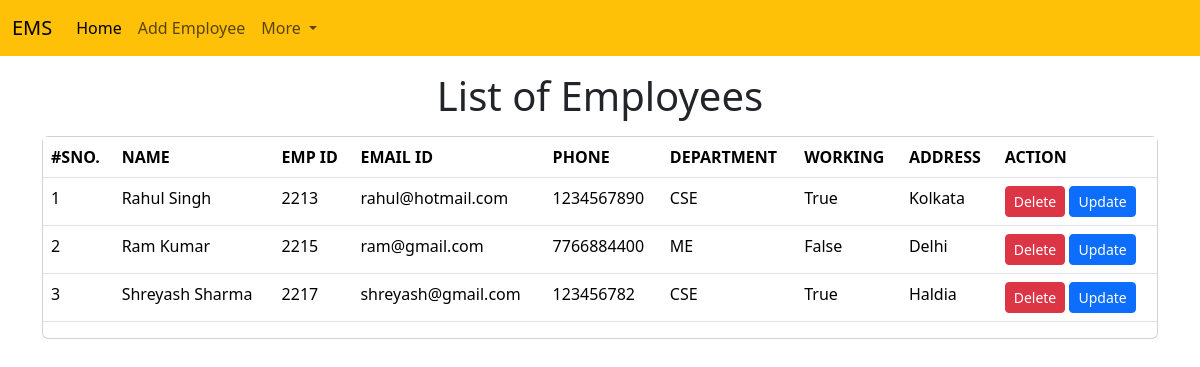
The app's page /emp_temp/home/ with its own data.
### emp/models.py (models this page shows, shortened)
class Emp(models.Model):
    name=models.CharField(max_length=200)
    emp_id=models.CharField(max_length=200)
    email_id=models.EmailField(max_length=100)
    phone=models.CharField(max_length=10)
    address=models.CharField(max_length=150)
    working=models.BooleanField(default=True)
    department=models.CharField(max_length=10)

### emp/views.py (the view)
# urls.py: path('home/',emp_home),
def emp_home(request):
    emps=Emp.objects.all()
    return render(request,"emp_temp/home.html",{
        'emps':emps
    })

### templates/emp_temp/home.html (shortened to what this page needs)
<!doctype html>
<html lang="en">
  <head>
    <link href="https://cdn.jsdelivr.net/npm/bootstrap@5.3.7/dist/css/bootstrap.min.css" rel="stylesheet">
  </head>
  <body>
    {% include 'emp_temp/navbar.html' %}
    <h1 class="text-center my-3">List of Employees</h1>
    <div class="container">
        <div class="row">
            <div class="col-md-12">
                <div class="card">
                    <div class="body">
                        <table class="table">
                            <thead>
                                <tr>
                                    <th>#SNO.</th>
                                    <th>NAME</th>
                                    <th>EMP ID</th>
                                    <th>EMAIL ID</th>
                                    <th>PHONE</th>
                                    <th>DEPARTMENT</th>
                                    <th>WORKING</th>
                                    <th>ADDRESS</th>
                                    <th>ACTION</th>
                                </tr>
                            </thead>
                            <tbody>
                                {% for e in emps %}
                                <tr>
                                    <td>{{forloop.counter}}</td>
                                    <td>{{e.name}}</td>
                                    <td>{{e.emp_id}}</td>
                                    <td>{{e.email_id}}</td>
                                    <td>{{e.phone}}</td>
                                    <td>{{e.department}}</td>
                                    <td>{{e.working}}</td>
                                    <td>{{e.address}}</td>
                                    <td>
                                        <a href="/emp_temp/delete_emp/{{e.id}}" class="btn btn-danger btn-sm">Delete</a>
                                        <a href="/emp_temp/update_emp/{{e.id}}" class="btn btn-primary btn-sm">Update</a>
                                    </td>
                                </tr>
                                {% endfor %}
                            </tbody>
                        </table>
                    </div>
                </div>
            </div>
        </div>
    </div>
  </body>
</html>

### templates/emp_temp/navbar.html (shortened to what this page needs)
<nav class="navbar navbar-expand-lg bg-warning">
  <div class="container-fluid">
    <a class="navbar-brand" href="/index/">EMS</a>
    <div class="collapse navbar-collapse" id="navbarSupportedContent">
      <ul class="navbar-nav me-auto mb-2 mb-lg-0">
        <li class="nav-item">
          <a class="nav-link active" aria-current="page" href="/emp_temp/home/">Home</a>
        </li>
        <li class="nav-item">
          <a class="nav-link" href="/emp_temp/add_emp/">Add Employee</a>
        </li>
        <li class="nav-item dropdown">
          <a class="nav-link dropdown-toggle" href="#" role="button" data-bs-toggle="dropdown" aria-expanded="false">
            More
          </a>
        </li>
      </ul>
    </div>
  </div>
</nav>

### records on screen
Emp: name "Rahul Singh", emp_id "2213", email_id "rahul@hotmail.com", phone "1234567890", department "CSE", working "True", address "Kolkata"
Emp: name "Ram Kumar", emp_id "2215", email_id "ram@gmail.com", phone "7766884400", department "ME", working "False", address "Delhi"
Emp: name "Shreyash Sharma", emp_id "2217", email_id "shreyash@gmail.com", phone "123456782", department "CSE", working "True", address "Haldia"
